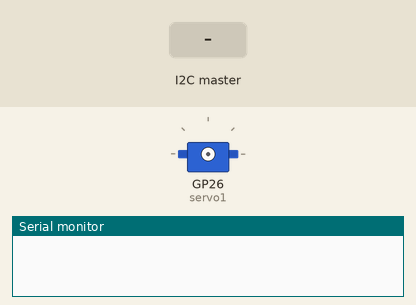
Simulated run of this sketch. Board: Raspberry Pi Pico. On the bench: servo, the last lines printed to the serial monitor. The inputs (shaded band) are chosen by the test bench.

Above: at 1.2 s.
1.3 s: the I2C master sends "i"
2.8 s: the I2C master sends "k"
At 3.3 s:
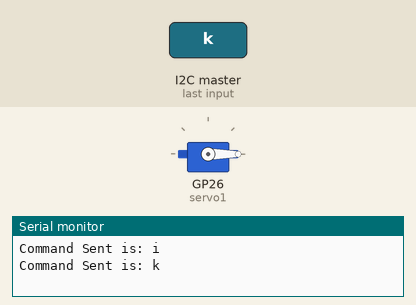
Timing chart, 0 to 5.8 s (numbered marks = the images above; inputs shaded):
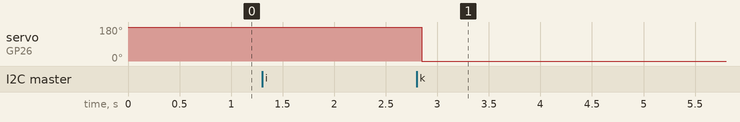

The sketch:

peripheral.ino
```cpp
// Include the required Wire library for I2C
#include <Wire.h>
#include <Servo.h>

Servo servo1;
int pos = 0;
void setup() {
  Serial.begin(115200);
  // Set the i2c SDA and SCL ports
  Wire.setSDA(0);
  Wire.setSCL(1);
  Wire.begin(0x34);  // 0x30, 0x34, 0x46, 0x50
  Wire.onReceive(receiveEvent);
}

// Buffer to write into
static char buff[100];
void loop() {
}


// }
char c = 'j';
void receiveEvent(int howMany) {
  // Serial.print(c);       // print the character
  while (Wire.available())  // loop through all but the last0

    c = Wire.read();  // receive byte as a character
  // Serial.print(c);       // print the character
  Serial.println((String) "Command Sent is: " + c);
  if (c == 'i') {
    servo1.attach(26);
    servo1.write(180);
  }

  if (c == 'k') {
    servo1.attach(26);
    servo1.write(0);
  }

  if (c == 'j') {
    servo1.detach();
  }
  // Serial.println(c);
}
```

Measured:
- after the input at 2.8 s, servo on GP26 (servo1): 180° → 0° after 0.05 s
